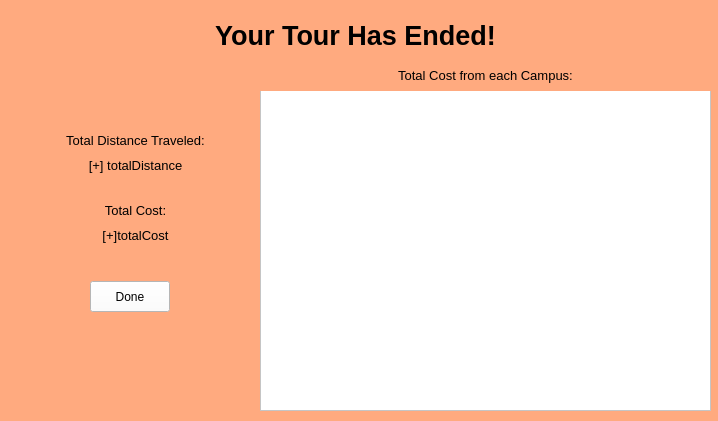
<?xml version="1.0" encoding="UTF-8"?>
<ui version="4.0">
 <class>endTour</class>
 <widget class="QWidget" name="endTour">
  <property name="geometry">
   <rect>
    <x>0</x>
    <y>0</y>
    <width>718</width>
    <height>421</height>
   </rect>
  </property>
  <property name="windowTitle">
   <string>Form</string>
  </property>
  <property name="styleSheet">
   <string notr="true">background-color: rgb(255, 170, 127);</string>
  </property>
  <widget class="QLabel" name="label">
   <property name="geometry">
    <rect>
     <x>0</x>
     <y>10</y>
     <width>711</width>
     <height>51</height>
    </rect>
   </property>
   <property name="font">
    <font>
     <pointsize>20</pointsize>
     <weight>75</weight>
     <bold>true</bold>
    </font>
   </property>
   <property name="text">
    <string>Your Tour Has Ended!</string>
   </property>
   <property name="alignment">
    <set>Qt::AlignCenter</set>
   </property>
  </widget>
  <widget class="QLabel" name="label_2">
   <property name="geometry">
    <rect>
     <x>10</x>
     <y>120</y>
     <width>251</width>
     <height>41</height>
    </rect>
   </property>
   <property name="font">
    <font>
     <pointsize>10</pointsize>
    </font>
   </property>
   <property name="text">
    <string>Total Distance Traveled:</string>
   </property>
   <property name="alignment">
    <set>Qt::AlignCenter</set>
   </property>
  </widget>
  <widget class="QLabel" name="label_totalDistance">
   <property name="geometry">
    <rect>
     <x>10</x>
     <y>150</y>
     <width>251</width>
     <height>31</height>
    </rect>
   </property>
   <property name="font">
    <font>
     <pointsize>10</pointsize>
    </font>
   </property>
   <property name="text">
    <string>[+] totalDistance</string>
   </property>
   <property name="alignment">
    <set>Qt::AlignCenter</set>
   </property>
  </widget>
  <widget class="QLabel" name="label_3">
   <property name="geometry">
    <rect>
     <x>10</x>
     <y>200</y>
     <width>251</width>
     <height>21</height>
    </rect>
   </property>
   <property name="font">
    <font>
     <pointsize>10</pointsize>
    </font>
   </property>
   <property name="text">
    <string>Total Cost:</string>
   </property>
   <property name="alignment">
    <set>Qt::AlignCenter</set>
   </property>
  </widget>
  <widget class="QLabel" name="label_totalCost">
   <property name="geometry">
    <rect>
     <x>10</x>
     <y>220</y>
     <width>251</width>
     <height>31</height>
    </rect>
   </property>
   <property name="font">
    <font>
     <pointsize>10</pointsize>
    </font>
   </property>
   <property name="text">
    <string>[+]totalCost</string>
   </property>
   <property name="alignment">
    <set>Qt::AlignCenter</set>
   </property>
  </widget>
  <widget class="QScrollArea" name="scrollArea_colleges">
   <property name="geometry">
    <rect>
     <x>260</x>
     <y>90</y>
     <width>451</width>
     <height>321</height>
    </rect>
   </property>
   <property name="styleSheet">
    <string notr="true">background-color: rgb(255, 255, 255)</string>
   </property>
   <property name="widgetResizable">
    <bool>true</bool>
   </property>
   <widget class="QWidget" name="scrollAreaWidgetContents">
    <property name="geometry">
     <rect>
      <x>0</x>
      <y>0</y>
      <width>449</width>
      <height>319</height>
     </rect>
    </property>
   </widget>
  </widget>
  <widget class="QLabel" name="label_4">
   <property name="geometry">
    <rect>
     <x>260</x>
     <y>60</y>
     <width>451</width>
     <height>31</height>
    </rect>
   </property>
   <property name="font">
    <font>
     <pointsize>10</pointsize>
    </font>
   </property>
   <property name="text">
    <string>Total Cost from each Campus:</string>
   </property>
   <property name="alignment">
    <set>Qt::AlignCenter</set>
   </property>
  </widget>
  <widget class="QPushButton" name="done_button">
   <property name="geometry">
    <rect>
     <x>90</x>
     <y>281</y>
     <width>80</width>
     <height>31</height>
    </rect>
   </property>
   <property name="styleSheet">
    <string notr="true">background-color: rgb(255, 255, 255)</string>
   </property>
   <property name="text">
    <string>Done</string>
   </property>
  </widget>
  <zorder>label_2</zorder>
  <zorder>label_totalDistance</zorder>
  <zorder>label_3</zorder>
  <zorder>label_totalCost</zorder>
  <zorder>scrollArea_colleges</zorder>
  <zorder>label</zorder>
  <zorder>label_4</zorder>
  <zorder>done_button</zorder>
 </widget>
 <resources/>
 <connections/>
</ui>
